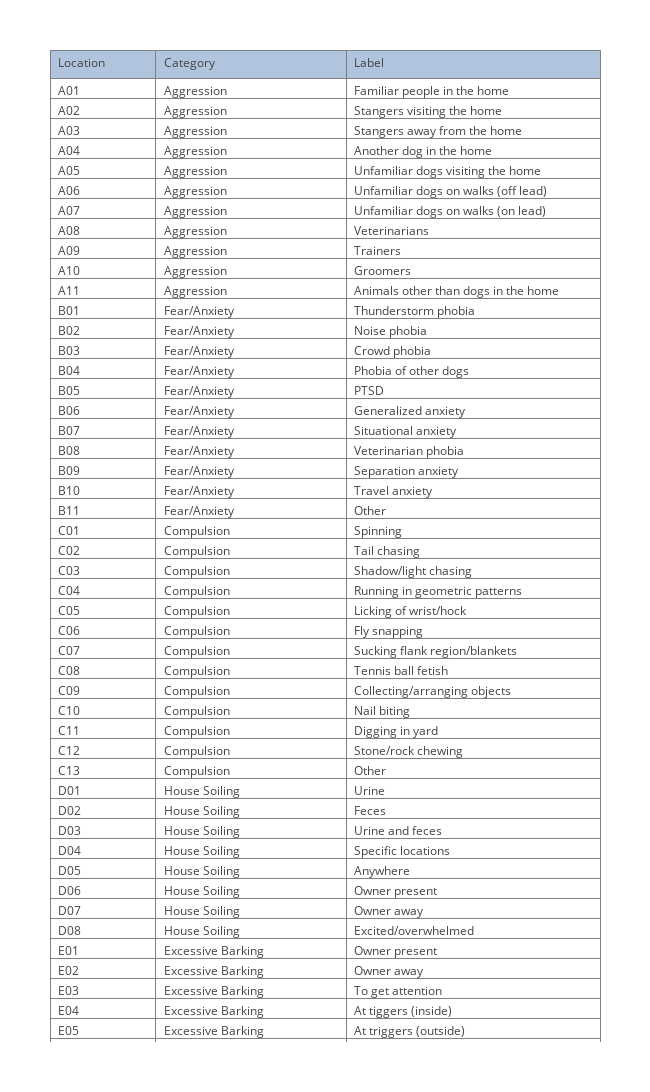

The cell this chart's notebook holds for it:
### Markdown cell above
### 10.1 Reference Chart:

### Code cell
# Construct lists.
locs = []
labels = []
categories = []
for cat, subdict in FR.labels.items():
    for key, value in  subdict.items():
        locs.append(key)
        labels.append(value)
        categories.append(cat)

# Display lists in a chart for use as a reference.
data = [go.Table(columnwidth = [125, 225, 300],
                 header=dict(values=['Location', 'Category', 'Label'],
                             fill = dict(color='#B0C4DE'),
                             align = ['left'] * 3),
                 cells=dict(values=[locs, categories, labels],
                            align = ['left'] * 3))]
layout = go.Layout(width=650,
                   height=1600,
                   margin=go.Margin(l=50, r=50, b=50, t=50, pad=4))
fig = dict(data=data, layout=layout)
if SAVE_OUTPUT:
    py.plot(fig, image='png', image_width=650, image_height=1600,
            image_filename='9_1_heatmap_reference')
py.iplot(fig)

### Figure 1 — Plotly figure (JSON) as saved in the notebook; plotly's stock layout.template omitted (floating-point values rounded to 4 significant figures; data arrays with more than 128 entries replaced by an {"elided": "..."} marker saying what was removed)
{"data": [{"cells": {"align": ["left", "left", "left"], "values": {"elided": "3x73 str values"}}, "columnwidth": [125, 225, 300], "header": {"align": ["left", "left", "left"], "fill": {"color": "#B0C4DE"}, "values": ["Location", "Category", "Label"]}, "type": "table"}], "layout": {"height": 1600, "margin": {"b": 50, "l": 50, "pad": 4, "r": 50, "t": 50}, "width": 650}}
